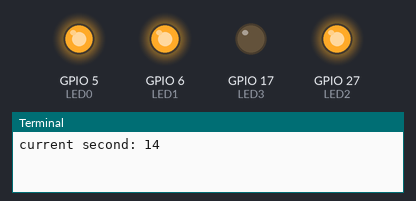
Bench run of a program on a simulated Raspberry Pi (BCM pin numbers). On the bench: output pins drawn as LEDs (lit = HIGH), the last lines printed to the terminal. The clock reads 2024-03-15 10:24:30 at power-on unless the program sets it.

Above: at 0.1 s.
At 4.1 s:
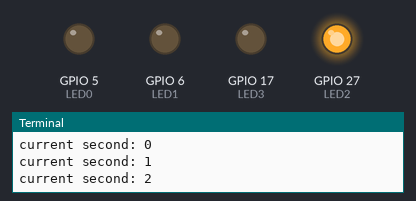
At 9.1 s:
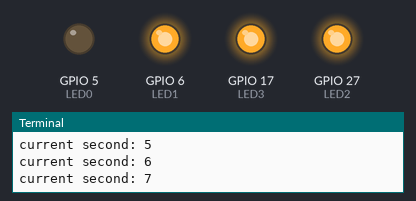
At 19.1 s:
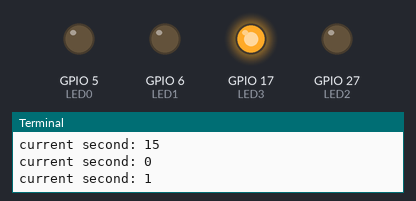
At 29.1 s:
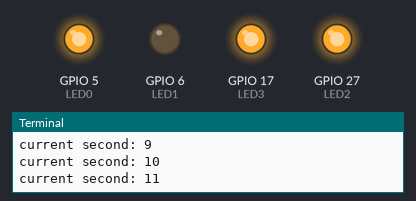
At 39.1 s:
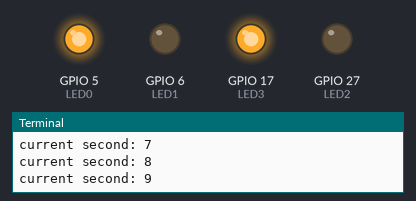
Timing chart, 0 to 40.0 s (numbered marks = the images above):
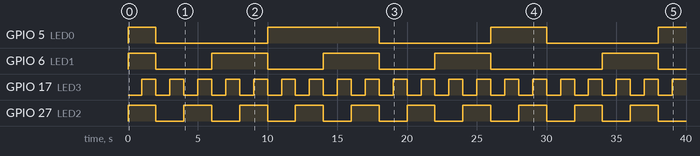

Measured:
- by itself, GPIO 5 (LED0): goes HIGH 2.0 s, LOW 8.0 s, HIGH 8.0 s, LOW 8.0 s, HIGH 4.0 s, LOW 8.0 s, then HIGH
- by itself, GPIO 6 (LED1): goes HIGH 2.0 s, 3 × (LOW 4.0 s, HIGH 4.0 s), LOW 8.0 s, HIGH 4.0 s, then LOW
- by itself, GPIO 17 (LED3): alternates HIGH for 1.0 s and LOW for 1.0 s
- by itself, GPIO 27 (LED2): alternates HIGH for 2.0 s and LOW for 2.0 s

The program:

led_2.py
```python
import RPi.GPIO as GPIO
from datetime import datetime
import time

GPIO.setmode(GPIO.BCM)

LED0 = 5
LED1 = 6
LED2 = 27
LED3 = 17
GPIO.setup(LED0, GPIO.OUT)
GPIO.setup(LED1, GPIO.OUT)
GPIO.setup(LED2, GPIO.OUT)
GPIO.setup(LED3, GPIO.OUT)

try:
    while True:
        sec = datetime.now().second % 16
        print(f"current second: {sec}")
        GPIO.output(LED0, (sec>>3)&1)
        GPIO.output(LED1, (sec>>2)&1)
        GPIO.output(LED2, (sec>>1)&1)
        GPIO.output(LED3, (sec>>0)&1)
        time.sleep(1)

except KeyboardInterrupt:
    GPIO.cleanup()
```
